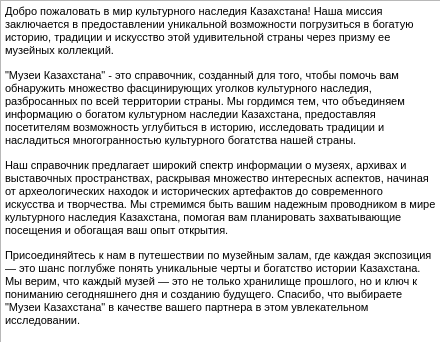
<?xml version="1.0" encoding="UTF-8"?>
<ui version="4.0">
 <class>About_us</class>
 <widget class="QWidget" name="About_us">
  <property name="geometry">
   <rect>
    <x>0</x>
    <y>0</y>
    <width>440</width>
    <height>342</height>
   </rect>
  </property>
  <property name="windowTitle">
   <string>О нас</string>
  </property>
  <widget class="QTextEdit" name="textEdit">
   <property name="geometry">
    <rect>
     <x>0</x>
     <y>0</y>
     <width>441</width>
     <height>381</height>
    </rect>
   </property>
   <property name="html">
    <string>&lt;!DOCTYPE HTML PUBLIC &quot;-//W3C//DTD HTML 4.0//EN&quot; &quot;http://www.w3.org/TR/REC-html40/strict.dtd&quot;&gt;
&lt;html&gt;&lt;head&gt;&lt;meta name=&quot;qrichtext&quot; content=&quot;1&quot; /&gt;&lt;style type=&quot;text/css&quot;&gt;
p, li { white-space: pre-wrap; }
&lt;/style&gt;&lt;/head&gt;&lt;body style=&quot; font-family:'MS Shell Dlg 2'; font-size:8.25pt; font-weight:400; font-style:normal;&quot;&gt;
&lt;p style=&quot; margin-top:12px; margin-bottom:12px; margin-left:0px; margin-right:0px; -qt-block-indent:0; text-indent:0px;&quot;&gt;&lt;span style=&quot; font-size:8pt;&quot;&gt;Добро пожаловать в мир культурного наследия Казахстана! Наша миссия заключается в предоставлении уникальной возможности погрузиться в богатую историю, традиции и искусство этой удивительной страны через призму ее музейных коллекций.&lt;/span&gt;&lt;/p&gt;
&lt;p style=&quot; margin-top:12px; margin-bottom:12px; margin-left:0px; margin-right:0px; -qt-block-indent:0; text-indent:0px;&quot;&gt;&lt;span style=&quot; font-size:8pt;&quot;&gt;&amp;quot;Музеи Казахстана&amp;quot; - это справочник, созданный для того, чтобы помочь вам обнаружить множество фасцинирующих уголков культурного наследия, разбросанных по всей территории страны. Мы гордимся тем, что объединяем информацию о богатом культурном наследии Казахстана, предоставляя посетителям возможность углубиться в историю, исследовать традиции и насладиться многогранностью культурного богатства нашей страны.&lt;/span&gt;&lt;/p&gt;
&lt;p style=&quot; margin-top:12px; margin-bottom:12px; margin-left:0px; margin-right:0px; -qt-block-indent:0; text-indent:0px;&quot;&gt;&lt;span style=&quot; font-size:8pt;&quot;&gt;Наш справочник предлагает широкий спектр информации о музеях, архивах и выставочных пространствах, раскрывая множество интересных аспектов, начиная от археологических находок и исторических артефактов до современного искусства и творчества. Мы стремимся быть вашим надежным проводником в мире культурного наследия Казахстана, помогая вам планировать захватывающие посещения и обогащая ваш опыт открытия.&lt;/span&gt;&lt;/p&gt;
&lt;p style=&quot; margin-top:12px; margin-bottom:12px; margin-left:0px; margin-right:0px; -qt-block-indent:0; text-indent:0px;&quot;&gt;&lt;span style=&quot; font-size:8pt;&quot;&gt;Присоединяйтесь к нам в путешествии по музейным залам, где каждая экспозиция — это шанс поглубже понять уникальные черты и богатство истории Казахстана. Мы верим, что каждый музей — это не только хранилище прошлого, но и ключ к пониманию сегодняшнего дня и созданию будущего. Спасибо, что выбираете &amp;quot;Музеи Казахстана&amp;quot; в качестве вашего партнера в этом увлекательном исследовании.&lt;/span&gt;&lt;/p&gt;&lt;/body&gt;&lt;/html&gt;</string>
   </property>
  </widget>
 </widget>
 <resources/>
 <connections/>
</ui>
